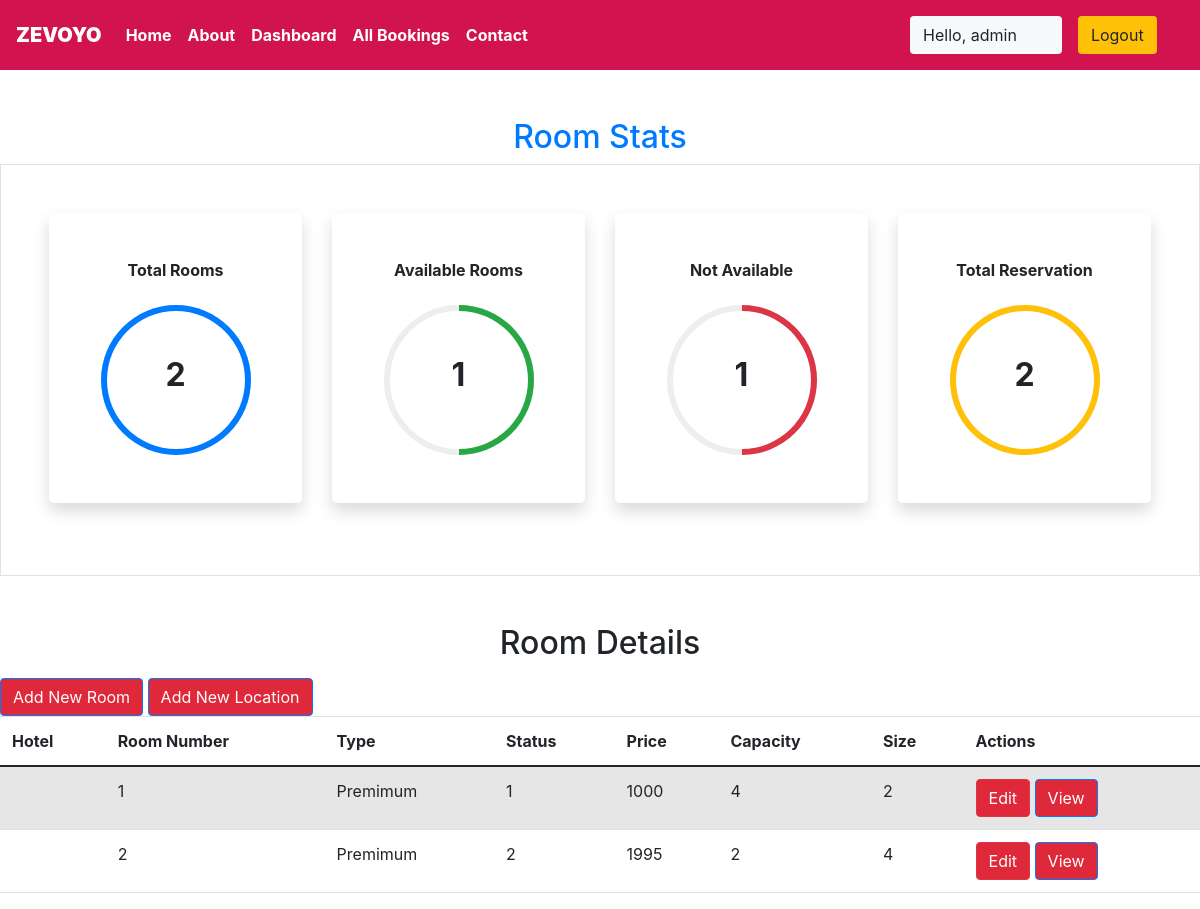
Before: /myApp/staff/dashboard/ (signed in) with the older database file.
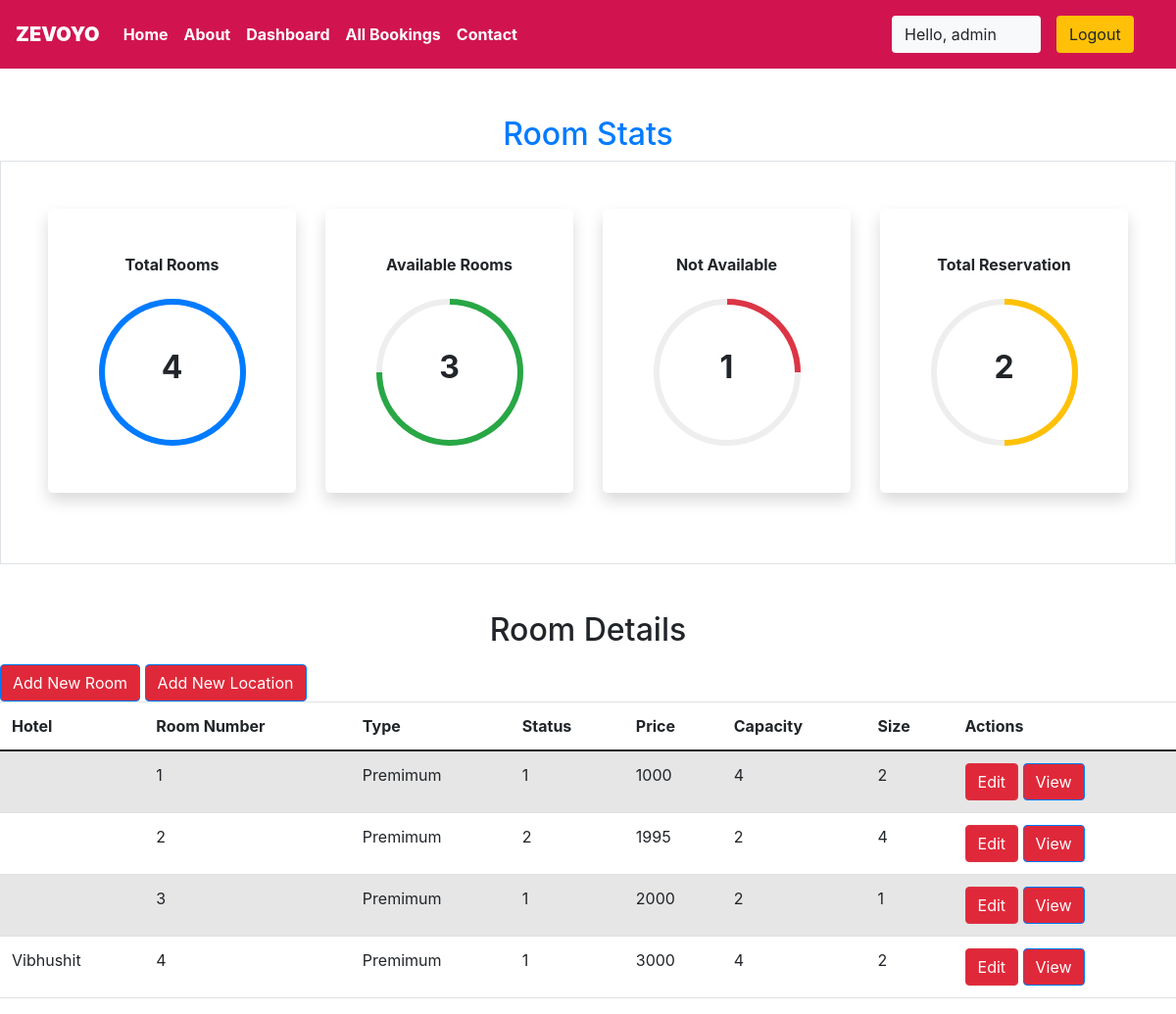
After: the same page with the newer database file.
### myApp/models.py (models this page shows, shortened)
class Rooms(models.Model):
    ROOM_STATUS = (
        ('1', 'Available'),
        ('2', 'Not Available')
    )
    ROOM_TYPE = (
        ('1', 'Premimum'),
        ('2', 'Deluxe'),
        ('3', 'Basic')
    )
    roomType = models.CharField(max_length = 50, choices = ROOM_TYPE)
    capacity = models.IntegerField()
    price = models.IntegerField()
    size = models.IntegerField()
    hotel = models.ForeignKey(Hotels, on_delete = models.CASCADE)
    status = models.CharField(choices = ROOM_STATUS, max_length = 15)
    roomNumber = models.IntegerField()

class Hotels(models.Model):
    name = models.CharField(max_length = 30,default="Zevoyo")
    owner = models.CharField(max_length = 30)
    location = models.CharField(max_length = 50)
    city = models.CharField(max_length = 20)
    state = models.CharField(max_length = 15,default="Punjab")
    country = models.CharField(max_length = 20,default="India")

### myApp/views.py (the view)
# urls.py: path('staff/dashboard/', views.dashboard, name = 'staffDashboard'),
@login_required(login_url = "/staff")
def dashboard(request):
    if request.user.is_staff == False:
        return HttpResponse("Access Denied")
    rooms = Rooms.objects.all()
    totalRooms = len(rooms)
    availableRooms = len(rooms.filter(status = '1'))
    unavailableRooms = len(rooms.filter(status = '2'))
    reserved = len(Reservation.objects.all())
    hotel = Hotels.objects.values_list('location', 'name').distinct().order_by()
    response = render(request, 'staff/dashboard.html', {'location': hotel, 'reserved': reserved, 'rooms': rooms, 'totalRooms': totalRooms, 'available': availableRooms, 'unavailable': unavailableRooms})
    return HttpResponse(response)

### myApp/templatetags/app_tags.py (called while the page is built)
@register.filter
def percentage(value1,value2=100):
    return int(value1)/int(value2)*100

### myApp/templates/staff/dashboard.html (shortened to what the changed rows need)
{% extends 'basic.html' %} {% block title %} staff panel {% endblock title %} {% load static %} {% block body %} {% block css %}
<link rel="stylesheet" type="text/css" href="{% static 'myApp/style/dashboard.css'%}"> {% endblock css %}
<section class="my-5">
    {% load app_tags %}
    <h2 class="text-center text-primary">
        Room Stats
    </h2>
    <div class="container-fluid px-5 py-5 border">
        <div class="row">
            <div class="col-xl-3 col-lg-6 col-sm-12 mb-4">
                <div class="bg-white rounded-lg p-5 shadow">
                    <h2 class="h6 font-weight-bold text-center mb-4">Total Rooms</h2>
                    <div class="progress mx-auto" data-value={{ totalRooms|percentage:totalRooms }}>
                        <div class="progress-value w-100 h-100 rounded-circle d-flex align-items-center justify-content-center ">
                            <div class="h2 font-weight-bold ">{{ totalRooms }}</div>
                        </div>
                    </div>
                </div>
            </div>
            <div class="col-xl-3 col-lg-6 col-sm-12 mb-4">
                <div class="bg-white rounded-lg p-5 shadow">
                    <h2 class="h6 font-weight-bold text-center mb-4">Available Rooms</h2>
                    <div class="progress mx-auto" data-value={{ available|percentage:totalRooms }}>
                        <span class="progress-left ">
                            <span class="progress-bar border-success"></span>
                        </span>
                        <div class="progress-value w-100 h-100 rounded-circle d-flex align-items-center justify-content-center ">
                            <div class="h2 font-weight-bold ">{{ available }}</div>
                        </div>
                    </div>
                </div>
            </div>
            <div class="col-xl-3 col-lg-6 col-sm-12 mb-4">
                <div class="bg-white rounded-lg p-5 shadow">
                    <h2 class="h6 font-weight-bold text-center mb-4">Not Available</h2>
                </div>
            </div>
            <div class="col-xl-3 col-lg-6 col-sm-12 mb-4">
                <div class="bg-white rounded-lg p-5 shadow">
                    <h2 class="h6 font-weight-bold text-center mb-4">Total Reservation</h2>
                    <div class="progress mx-auto" data-value={{ reserved|percentage:totalRooms }}>
                        <span class="progress-left ">
                            <span class="progress-bar border-warning"></span>
                        </span>
                    </div>
                </div>
            </div>
        </div>
    </div>
</section>
<h2 class="text-center pb-2"> Room Details </h2>
<table class="table table-striped">
    <thead>
        <th>Hotel</th>
        <th>Room Number</th>
        <th>Type</th>
        <th>Status</th>
        <th>Price</th>
        <th>Capacity</th>
        <th>Size</th>
        <th colspan="2">Actions</th>
    </thead>
    {% if rooms %} {% for room in rooms %}
    <tr>
        <td> {{ room.hotel.name }} </td>
        <td> {{ room.roomNumber }} </td>
        <td> {{ room.get_roomType_display }} </td>
        <td> {{ room.status }} </td>
        <td> {{ room.price }} </td>
        <td> {{ room.capacity }} </td>
        <td> {{ room.size }} </td>
        <td colspan="2">
            <a href="/myApp/staff/dashboard/edit-room?roomid={{room.id}}"><button class="btn btn-danger">Edit</button></a>
            <a href="/myApp/staff/dashboard/view-room?roomid={{room.id}}"><button class="btn btn-primary">View</button></a>
        </td>
    </tr>
    {% endfor %} {% endif %}
</table>
{% endblock body %}

Changed rows visible on the page:
added Rooms: roomNumber "3", roomType "Premimum", status "1", price "2000", capacity "2", size "1"
added Rooms: hotel.name "Vibhushit", roomNumber "4", roomType "Premimum", status "1", price "3000", capacity "4", size "2"
Other visible differences:
{{ totalRooms }}: "2" → "4"
{{ available }}: "1" → "3"
